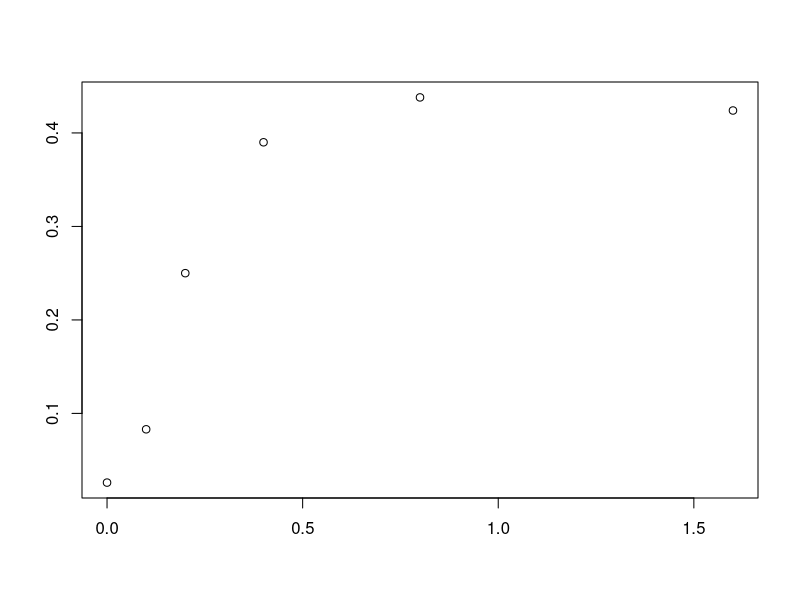
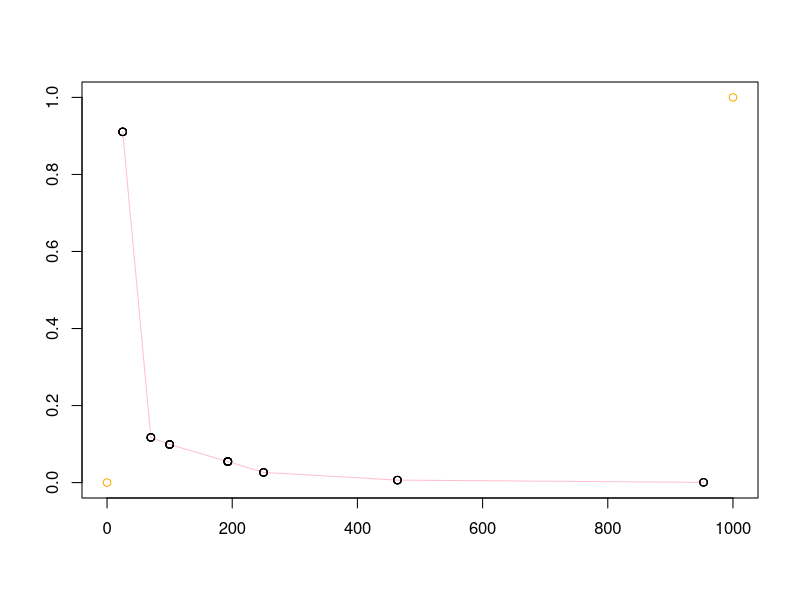
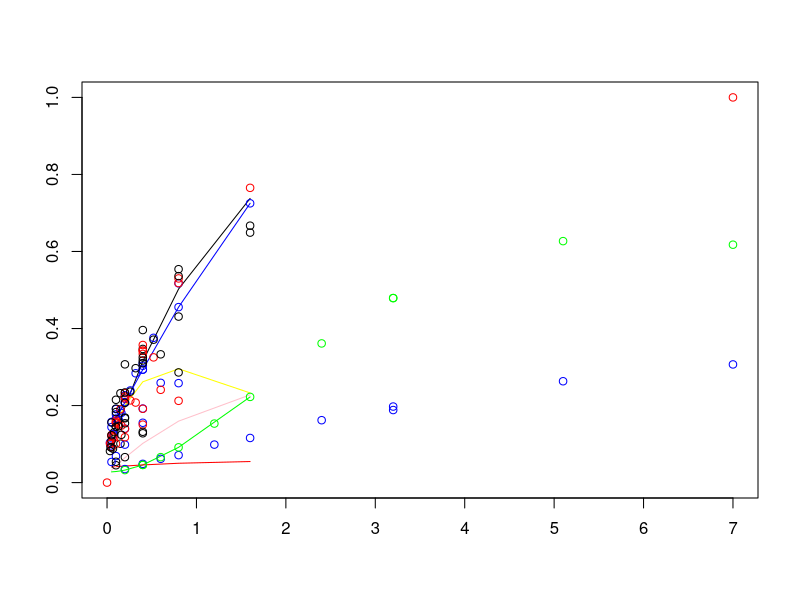

These charts were generated, in order, by the following R code: (Note: this script raises an error after producing the figures.)
#This is free, open-source software under GNU GPLv3. It comes with no warranty. It concerns radiogenic mouse HG tumorigenesis
#Written by Mark Ebert, Edward Huang, and Ray Sachs, summer 2017.
#Relevant references and their abbreviations in commenting this script are the following.
#".93Alp"=Alpen et al. "Tumorigenic potential of high-Z, high-LET charged-particle radiations." Rad Res 136:382-391.(1993)
#".94Alp"=Alpen et al. "Fluence-based relative biological effectiveness for charged particle carcinogenesis in mouse Harderian gland." Adv Space Res 14(10): 573-581. (1994).  
#"16Chang"=Chang et al. "Harderian Gland Tumorigenesis: Low-Dose and LET Response." Radiat Res 185(5): 449-460. (2016).  
#"16Srn"=1.	Siranart et al."Mixed Beam Murine Harderian Gland Tumorigenesis: Predicted Dose-Effect Relationships if neither Synergism nor Antagonism Occurs." Radiat Res 186(6): 577-591. (2016).  
#"17Cuc"=Cucinotta & Cacao. "Non-Targeted Effects Models Predict Significantly Higher Mars Mission Cancer Risk than Targeted Effects Models." Sci Rep 7(1): 1832. (2017).  PMC5431989

## NOTE FROM EDWARD ##
# To handle the error message: Error in nlsModel(formula, mf, start, wts) : 
#                              singular gradient matrix at initial parameter estimates
#                              Called from: nlsModel(formula, mf, start, wts)  
# 1. change algorithm argument in the nls() call
# 2. if changing algorithms fail, write out least-square function and call optim() on it
#    optim() brute forces a numerical approximation on it

##Note from Mark
#plotted the ratio of the terms in eq. 8 vs. L 
#look at line 95-99 and 152-160


rm(list=ls())
dfr=data.frame( #data used in 16Chang  
  Dose=c(0.2,0.4,0.6,1.2,2.4,3.2,5.1,7,0.05,0.1,0.15,0.2,0.4,0.8,1.6,0.05,0.1,0.2,0.4,0,0.1,0.2,0.4,0.8,1.6,0.4,0.8,1.6,3.2,0.05,0.1,0.2,0.4,0.8,0.1,0.2,0.4,0.8,0.1,0.2,0.4,0.04,0.08,0.16,0.32,0.033,0.066,0.13,0.26,0.52,.2, .4, .6),
  HG=c(0.091,0.045,0.101,0.169,0.347,0.431,0.667,0.623,0.156,0.215,0.232,0.307,0.325,0.554,0.649,0.123,0.145,0.207,0.31,0.026,0.083,0.25,0.39,0.438,0.424,0.093,0.195,0.302,0.292,0.109,0.054,0.066,0.128,0.286,0.183,0.167,0.396,0.536,0.192,0.234,0.317,0.092,0.131,0.124,0.297,0.082,0.088,0.146,0.236,0.371,.154,.132,.333),#HG prevalence as defined in 16Chang
  NWeight=c(520,2048,1145,584,313,232,293,221,1162,877,455,409,374,223,320,742,661,347,131,6081,1091,251,244,191,131,645,255,199,111,649,378,973,833,201,468,381,197,109,496,257,185,1902,1063,884,350,1767,1408,874,299,261,322,206,67),
  #nominal weight for weighted least squaresregression; see .93Alp. The Lanthanum entries were obtained by measuring the main graph in 17Cuc 
  #index=c(rep(1,8),rep(0,17), rep(1,4),  rep(0,24)),#index=0 for Z>3 ions, 1 otherwise. But now no longer needed.
  L=c(rep(1.6,8),rep(193,7),rep(250,4),rep(195,6),rep(0.4,4),rep(25,5),rep(464,4),rep(193,3),rep(70,4),rep(100,5),rep(953,3)), ##L=LET=LET_infinity=stopping power
  Z=c(rep(2,8),rep(26,17),rep(1,4),rep(10,5),rep(43,4),rep(26,3),rep(14,4),rep(22,5),rep(57,3)),#proton #, e.g. 2 for 2He4
  Zeff=c(rep("TBD",53)),# effective ion charge according to the formula of W.H Barkas. Zeff <= Z. Calculated below
  beta=c(rep("TBD",53)),# ion speed, relative to speed of light, calculated below
  MeVperu=c(rep(228,8),rep(600,7),rep(300,4),rep(600,6),rep(250,4),rep(670,5),rep(600,4),rep(600,3),rep(260,4),rep(1000,5),rep(593,3)),#Kinetic energy in MeV, divided by atomic mass, e.g. divided by 4u=4x931.5 MeV/c^2 for 2He4
  Katz=c(rep("TBD",53)),#for fully ionized nuclei, Katz's Z^2/beta^2, Calculated below. It is part of the Bethe Barkas Bloch equation for stopping power. Our calculations don't use Katz, but various similar calculations do.
  ion=c(rep("He4",8),rep("Fe56",17),rep("p",4),rep("Ne20",5),rep("Nb93",4),rep("Fe56",3),rep("Si28",4),rep("Ti48",5),rep("La139",3)),
  comments=c(".93AlpLooksOK",rep("",7),".93AlplooksOK",rep('',11),".93Alp.no.iso", "not in 17Cuc (or 16Chang?)",rep("",3),"16Chang all OK?",rep('',24),".94Alp","From graphs",'e.g. in 17Cuc')) 
Y=0.001*dfr[,"MeVperu"]# convert to GeV/u for convenience in a calculation
dfr[,"Katz"]=round((dfr[,"Z"])^2*(2.57*Y^2+4.781*Y+2.233)/(2.57*Y^2+4.781*Y),2)#special relativistic calculation of Z^2/beta^2. The numerics include conversion from GeV to joules and from u to kg.
dfr[,"beta"]=round(dfr[,"Z"]*sqrt(1/dfr[,"Katz"]),3)#i.e. Z*sqrt(beta^2/Z^2)
dfr[,"Zeff"]=round(dfr[,"Z"]*(1-exp(-125*dfr[,"Z"]^(-2.0/3))),2)#Barkas formula for Zeff; for us Zeff is almost Z

### Data for HG induced by photons from Cs-137 or Co-60 beta decay; from 16Chang
ddd=data.frame(
  Dose=c(0, 0.4, 0.8, 1.6, 3.2, 7, 0, .4, .8, .12, 1.6),
  HG=c(.026, .048, .093, .137, .322, .462, .0497, .054, .067, .128, .202),
  NWeight=c(6081.2, 4989.5, 1896.8, 981.1, 522.2, 205.2, 7474.1, 2877.6, 1423.7, 689.9, 514.9),
  Nucleus=c(rep("Cobalt-60", 6), rep("Cesium-137", 5)),
  Comments=c(rep("TBD", 11))
)
LL=ddd[,"Dose"]
HG=ddd[,"HG"]
WT=ddd[,"NWeight"]
QQ=LL^2
LQ=lm(HG~LL+QQ)#,weights=WT)
summary(LQ, correlation=T)

### temporary chunk to enable visual tests of dfr
aa=20;bb=25# checking dfr for individual ions against graphs in .93Alp, 16Chang, and the new paper 17Cuc
plot(dfr[aa:bb,"Dose"],dfr[aa:bb,"HG"], ann='F') #example for checking dfr
####
dfra=dfr[c(1:19,26:53),] ##removes the zero dose case and the no isograft data
############  HERE OUR NEW HZE MODEL; works well. Uses 3 adjustable parameters  ################ 
dfrHZE=subset(dfra,Z>3) #look only at HZE not at much lower LET ions. #In next line phi controls how fast NTE build up from zero; not really needed during calibration since 150*phi*Dose/L>>1 at every observed Dose !=0. phi needed for later synergy calculations
phi=3e3 # Even larger phi should give the same final results, but might cause extra problems with R.
HZEm=nls(HG~.0275+(1-exp(-0.01*(aa1*L*Dose*exp(-aa2*L)+(1-exp(-150*phi*Dose/L))*kk1))),data=dfrHZE, weights=NWeight, trace=TRUE, start=list(aa1=.9,aa2=.01, kk1=0.048))#calibrating parameters; 
summary(HZEm,correlation=T)#; vcov(HZEm)# parameter values & accuracy; variance-covariance matrix
HZEc=coef(HZEm)#calibrated central values of the 3 parameters.  Next is the IDER, =0 at dose 0
HZEC=function(Dose,L) 1-exp(-0.01*(HZEc[1]*L*Dose*exp(-HZEc[2]*L)+(1-exp(-150*phi*Dose/L))*HZEc[3]))#Calibrated IDER



###me trying to replicate cuc model
##sig0 guess tweaked a little
#if sig0 set to 66.69 (probable value based on cucinotta), I get error message
# :step factor 0.000488281 reduced below 'minFactor' of 0.000976562
# this may have some mistakes

#also removed factor of (1-exp(-N_Bys)) from the NTE term to simplify it

P=function(Katz) (1-exp(-Katz/750))^3
Ps=function(Katz) (1-exp(-Katz/598))^3


cucIDERm=nls(HG~1-exp(-((.0268+
                        (6.24*Dose*sig0*((1-exp(-Katz/Kappa))^3)/L)
                      +(.0929*Dose-.0045*Dose*Dose)*(1-(1-exp(-Katz/Kappa))^3)
                       +n0*L*exp(-1*n1*L))
                      *(1-(1-exp(-1/(1-(1-exp(-Katz/KappaS))^3)))^3)*exp(-sig0s*((1-exp(-Katz/KappaS))^3)*6.24*Dose/L))),
             data=dfra, weights=NWeight,trace=TRUE, 
             start=c(sig0=100, n0=0.00048, n1=0.00281, sig0s=16.44, KappaS=598, Kappa=750))
summary(cucIDERm, correlation = T);
keek=coef(cucIDERm)


ayy=function(Dose, Katz, L) 1-exp(-((.0268+(6.24*Dose*keek[1]*((1-exp(-Katz/keek[6]))^3)/L)
   +(.0929*Dose-.0045*Dose*Dose)*(1-(1-exp(-Katz/keek[6]))^3)
   +keek[2]*L*exp(-1*keek[3]*L))
  *(1-(1-exp(-1/(1-(1-exp(-Katz/keek[5]))^3)))^3)*exp(-keek[4]*((1-exp(-Katz/keek[5]))^3)*6.24*Dose/L)))


ayy1=function(Dose, Katz, L) 1-exp(-((.0268+(6.24*Dose*66.69*((1-exp(-Katz/750))^3)/L)
                                     +(.0929*Dose-.0045*Dose*Dose)*(1-(1-exp(-Katz/750))^3)
                                     +.00048*L*exp(-1*.00281*L))
                                    *(1-(1-exp(-Dose/2.6)^3))))


ayy2=function(Dose, Katz, L) 1-exp(-((.0268+(6.24*Dose*66.69*((1-exp(-Katz/750))^3)/L)
                                      +(.0929*Dose-.0045*Dose^2)*(1-(1-exp(-Katz/750))^3)
                                      +.00048*L*exp(-1*.00281*L))
                                     *(1-(1-exp(-1/(1-(1-exp(-Katz/598))^3)))^3)*exp(-16.44*((1-exp(-Katz/598))^3)*6.24*Dose/L)))

ayy3=function(Dose, Katz, L) 1-exp(-((.0268+(.0929*Dose-(.0045*Dose^2)
                                            +.00048*L*exp(-1*.00281*L))
                                     *(1-(1-exp(-1/(1-(1-exp(-Katz/598))^3)))^3)*exp(-16.44*((1-exp(-Katz/598))^3)*6.24*Dose/L))))
##end trying to model cuc

###sensitivity of alpha_gamma stuff
hurdur=function(Dose, L, Katz)  (.0929*(1-((1-exp(-Katz/750))^3))*L)/(6.24*66.69*((1-exp(-Katz/750))^3))

###


###########Looks good up to here; next need Z<3 model. Have good one; still looking if there is a better one
dfrL=subset(dfra,Z<=3)#for Light ions
L.m=nls(HG~.0275+bet*Dose^2*exp(-lam*Dose),data=dfrL,weights=NWeight,start=list(bet=5,lam=.2))
summary(L.m)
L.c=coef(L.m)#calibrated central values of the 2 parameters
L.C=function(Dose,L) L.c[1]*Dose^2*exp(-L.c[2]*Dose)

# HHs=function(Dose,L,index){                 #Calculate slopes fpr later use in calculating I(d)
#   0.01*((1-index)*cc[1]*L*exp(-cc[2]*L)+index*cc[3]*(2*Dose-cc[4]*Dose^2)*exp(-cc[4]*Dose)+
#           exp(-150*phi*Dose/L)*(1-index)*cc[5]*150*phi/L)
#   }
# #Next is just a check that the derivative behaves the way it should.
# L=1.400;index=1; Dose=0.01*1:1000# or, e.g. L=100; index=0; Dose=0.01*1:300 for a heavy ion
# L=100; index=0; Dose=0.01*1:300
# HHv=HH(Dose,L,index)
# HHv2=c(0,HHv[1:(length(Dose)-1)])
# DDer=(HHv-HHv2)
# DDera=HHs(Dose-.005,L,index)
# tail(DDer); tail(DDera)
# ###### end derivative check. Seems to be fine; we can take this whole bit out pretty soon. The next bit is from Dae.

#We will adapt his use of ode() and uniroot() to our model and our data but all the rest of from Dae is irrelevant to us.
# MIXIDER_function = function(r, L, Z.beta, d = seq(0, 0.2, by = 0.001), eta0 = 1.300771e-04, eta1 = 3.164156e-03, sig0 = 2.481817e+00, kap = 2.565276e+02) {
#   dE=function(yini,State,Pars){
#     eta0 = eta0; eta1 = eta1; sig0 = sig0; kap = kap
#     with(as.list(c(State, Pars)), {
#       P = vector(length = length(L))
#       sig = vector(length = length(L))
#       etaa = vector(length = length(L))
#       u = vector(length = length(L))
#       for (i in 1:length(L)) {
#         P[i] = (1-exp(-Z.beta[i]/kap))^2
#         sig[i] = sig0*P[i] + 0.041/6.24*L[i]*P[i]
#         etaa[i] = eta0*L[i]*exp(-eta1*L[i])
#         u[i] = uniroot(function(d) sig[i]*6.24*d/L[i]*(1-exp(-1024*d/L[i])) + etaa[i]*(1-exp(-10^5*d)) - I, lower = 0, upper = 10, tol = 10^-10)$root
#       }
#       dI = vector(length = length(L))
#       for (i in 1:length(L)) {
#         dI[i] = r[i]*(sig[i]*6.24/L[i]*exp(-1024*u[i]/L[i])*(exp(1024*u[i]/L[i]) + 1024*u[i]/L[i] - 1) + etaa[i]*10^5*exp(-10^5*u[i]))
#       }
#       dI = sum(dI)
#       return(list(c(dI)))
#     })
#   }
#   pars = NULL; yini = c(I= 0); d = d
#   out = ode(yini,times = d, dE, pars, method = "radau")
#   return(out)
#}##### End from Dae 


###plotting the ratio of the addding terms in eq. 8 as y and L as x
plot(c(0,1000), c(0,1), col='orange', ann='F')
#L1=dfrHZE[,"L"]; Dose1=dfrHZE[,"Dose"]; Katz1=dfrHZE[,"Katz"]; HGe1=dfrHZE[,"HG"] 
L3=c(dfrHZE[12:16, "L"], dfrHZE[24:32, "L"],dfrHZE[1:7, "L"], dfrHZE[21:23, "L"],dfrHZE[8:11, "L"],dfrHZE[17:20, "L"],dfrHZE[33:35, "L"])
D1=c(dfrHZE[12:16, "Dose"], dfrHZE[24:32, "Dose"],dfrHZE[1:7, "Dose"], dfrHZE[21:23, "Dose"],dfrHZE[8:11, "Dose"],dfrHZE[17:20, "Dose"],dfrHZE[33:35, "Dose"])
K1=c(dfrHZE[12:16, "Katz"], dfrHZE[24:32, "Katz"],dfrHZE[1:7, "Katz"], dfrHZE[21:23, "Katz"],dfrHZE[8:11, "Katz"],dfrHZE[17:20, "Katz"],dfrHZE[33:35, "Katz"])
lines(L3, hurdur(D1, L3, K1), col='pink')
points(L3, hurdur(D1, L3, K1))
###

HG1=c(dfrHZE[12:16, "HG"], dfrHZE[24:32, "HG"],dfrHZE[1:7, "HG"], dfrHZE[21:23, "HG"],dfrHZE[8:11, "HG"],dfrHZE[17:20, "HG"],dfrHZE[33:35, "HG"])

#######Next: visual checks to see if our calibration is consistent with 16Chang, .93Alp, .94Alp and 17Cuc
## Put various values in our calibrated model to check with numbers and graphs in these references
#L=1.6; Dose=dfrL[1:8,"Dose"];HGe=dfrL[1:8,"HG"]#He in .93Alp. HGe=experimental HG.
# L=.4; Dose=dfrL[9:12,"Dose"];HGe=dfrL[9:12,"HG"]#same for protons. 
L=193;Dose=dfrHZE[1:7,"Dose"]; HGe=dfr[1:7,"HG"] #same for Fe


#Katz=dfrL[1:8,"Katz"]
# Katz=dfrL[9:12,"Katz"]
Katz=dfrHZE[1:7,"Katz"]
plot(c(0,7),c(0,1),col='red', ann='F')
lines(Dose, HZEC(Dose, L)) #Z>3
lines(Dose,L.C(Dose,L)+.0275, col='green') #Z<3
lines(Dose, ayy3(Dose, Katz, L), col='red')
lines(Dose, ayy2(Dose, Katz, L), col='pink')
lines(Dose, ayy1(Dose, Katz, L), col='yellow')
lines(Dose, ayy(Dose, Katz, L), col='blue')#I may have made an error, as this estimation by cucinotta seems like a major underestimation.
points(Dose,HGe)#looks great for Helium, OK for protons; very good for iron. Mark: run some checks like these
points(dfra$Dose, predict(cucIDERm), col = 'blue')#values predicted by cuc
points(dfrHZE$Dose, predict(HZEm), col = 'red')#our values for Z>3
points(dfrL$Dose, predict(L.m), col = 'green')#our model for Z<3
points(D1, HG1)#data points for Z>3
#I think we got it


lines(Dose, predict(cucIDERm))

#Call:
# lm(formula = HG ~ LL + QQ)
# 
# Residuals:
#   Min       1Q   Median       3Q      Max 
# -0.04129 -0.02227 -0.01082  0.02043  0.08009 
# 
# Coefficients:
#   Estimate Std. Error t value Pr(>|t|)   
# (Intercept)  0.036825   0.019012   1.937  0.08877 . 
# LL           0.092911   0.021702   4.281  0.00268 **
#   QQ          -0.004479   0.003085  -1.452  0.18462   
# ---
#   Signif. codes:  0 ‘***’ 0.001 ‘**’ 0.01 ‘*’ 0.05 ‘.’ 0.1 ‘ ’ 1
# 
# Residual standard error: 0.04026 on 8 degrees of freedom
# Multiple R-squared:  0.9299,	Adjusted R-squared:  0.9124 
# F-statistic:  53.1 on 2 and 8 DF,  p-value: 2.408e-05
# 
# Correlation of Coefficients:
#   (Intercept) LL   
# LL -0.72            
# QQ  0.61       -0.96